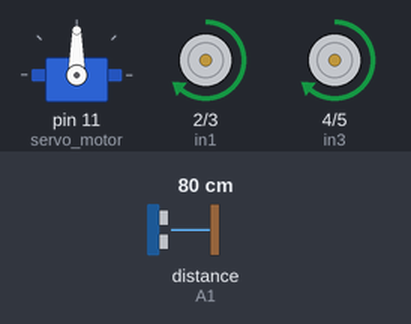
Simulated run of this sketch. Board: Arduino Uno, built with avr-gcc and run on an emulated ATmega328P. Parts: servo, motor-driver pin pairs drawn as motors (green arrow = first pin HIGH = forward, orange = second pin HIGH = backward, longer = more drive, scaled by the enable pin). The inputs (shaded band) are chosen by the test bench; at power-on: distance to the obstacle (sensor on A1) 80 cm. The echo pulse lasts 58.3 µs per cm.

Above: at 3.1 s.
3.4 s: distance to the obstacle (sensor on A1) set to 32 cm
6.4 s: distance to the obstacle (sensor on A1) set to 29 cm
At 8.2 s:
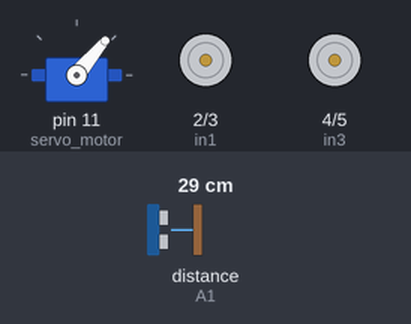
9.4 s: distance to the obstacle (sensor on A1) set to 35 cm
At 9.5 s:
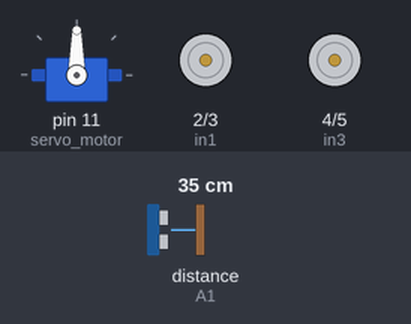
12.4 s: distance to the obstacle (sensor on A1) set to 2 cm
At 15.1 s:
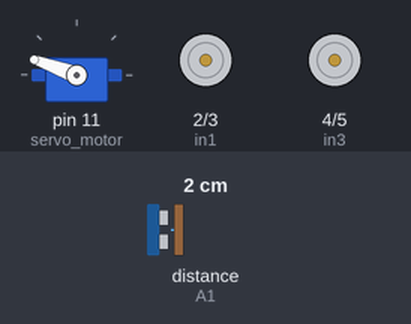
Timing chart, 0 to 16.4 s (numbered marks = the images above; inputs shaded):
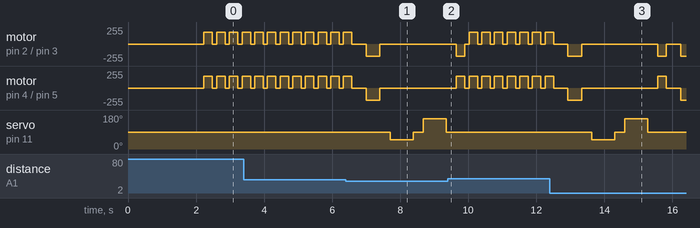

The sketch:

simple-obstacle-avoiding-robot.ino
```cpp
#include <Servo.h>
#include <NewPing.h>

// Define all the pins of the motor driver module L298N
#define ena 9
#define enb 10
#define in1 2
#define in2 3
#define in3 4
#define in4 5


#define trigPin A0
#define echoPin A1
#define maxDistance 200

Servo servo_motor;

int distance = 100;
NewPing sonar(trigPin, echoPin, maxDistance); //ultrasonic sensor function

void setup() {

  // Define if pins are input or output
  pinMode(ena, OUTPUT);
  pinMode(enb,OUTPUT);
  pinMode(in1, OUTPUT);
  pinMode(in2, OUTPUT);
  pinMode(in3, OUTPUT);
  pinMode(in4, OUTPUT);

  pinMode(trigPin, OUTPUT);
  pinMode(echoPin, INPUT);

  Serial.begin(9600); //Start Serial Monitor

  servo_motor.attach(11); //Servo motor pin
  servo_motor.write(90); //Servo motor starting position (looking forward)
  delay(2000);
  distance = readPing(); //Reading the distance
  delay(100);
}

void loop() {

  int distanceRight = 0; //Initial right distance is 0
  int distanceLeft = 0; //Initial left distance is 0
  delay(50);

  if (distance <= 30){
    Stop();
    delay(300);
    Backward();
    delay(400);
    Stop();
    delay(300);
    distanceRight = lookRight();
    delay(300);
    distanceLeft = lookLeft();
    delay(300);

    if (distanceRight >= distanceLeft){
      Right();
      delay(250);
      Stop();
    }
    else{
      Left();
      delay(250);
      Stop();
    }
  }

  else{
    Forward();
    delay(250);
    Stop();
  }

  distance = readPing();
}

// FUNCTIONS TO CHANGE THE DIRECTION OF THE WHEELS
void Backward() {
  //Control Speed (Adjust values between 0 and 255)
  analogWrite(ena, 180);
  analogWrite(enb,180);

  //Set Direction (All motors Backward)
  digitalWrite(in1,LOW);
  digitalWrite(in2,HIGH);
  digitalWrite(in3,LOW);
  digitalWrite(in4,HIGH);
}

 void Forward() {
  //Control Speed (Adjust values between 0 and 255)
  analogWrite(ena, 180);
  analogWrite(enb,180);

  //Set Direction (All motors Forward)
  digitalWrite(in1,HIGH);
  digitalWrite(in2,LOW);
  digitalWrite(in3,HIGH);
  digitalWrite(in4,LOW);
}

 void Stop() {
  //Control Speed (Adjust values between 0 and 255)
  analogWrite(ena, 0);
  analogWrite(enb,0);

  //Set Direction (All motors Stop)
  digitalWrite(in1,LOW);
  digitalWrite(in2,LOW);
  digitalWrite(in3,LOW);
  digitalWrite(in4,LOW);
}

void Right() {
  //Control Speed (Adjust values between 0 and 255)
  analogWrite(ena, 180);
  analogWrite(enb,180);

  //Set Direction (Left motors forward)
  digitalWrite(in1,LOW);
  digitalWrite(in2,HIGH);
  digitalWrite(in3,HIGH);
  digitalWrite(in4,LOW);
}

void Left() {
  //Control Speed (Adjust values between 0 and 255)
  analogWrite(ena, 180);
  analogWrite(enb,180);

  //Set Direction (Right motors Forward)
  digitalWrite(in1,HIGH);
  digitalWrite(in2,LOW);
  digitalWrite(in3,LOW);
  digitalWrite(in4,HIGH);
}

int lookRight(){
  servo_motor.write(50); //Servo motor turn right
  delay(500);
  int distance = readPing();
  delay(100);
  servo_motor.write(90); //Servo motor back to initial position
  return distance;
}

int lookLeft(){
  servo_motor.write(160); //Servo motor turn left
  delay(500);
  int distance = readPing();
  delay(100);
  servo_motor.write(90); //Servo motor back to initial position
  return distance;
}

int readPing(){ //converting distance values into centimetres
  delay(70);
  int cm = sonar.ping_cm();
  if (cm==0){ //error (distance cannot be 0)
    cm=250; //safe distance value for clear path
  }
  return cm;
}
```

Measured:
- the behaviour switches between 31 and 30 cm on distance to the obstacle (sensor on A1) (found by bisection; images 0 and 1)
- after the input at 6.4 s, servo on pin 11 (servo_motor): 90° → 50° after 1.3 s, → 90° 0.67 s later, → 160° 0.30 s later, → 90° 0.67 s later
- after the input at 9.4 s, servo on pin 11 (servo_motor): stays 90° (without the input it goes to 50° after 1.6 s)
- after the input at 12.4 s, servo on pin 11 (servo_motor): 90° → 50° after 1.2 s, → 90° 0.67 s later, → 160° 0.30 s later, → 90° 0.67 s later
